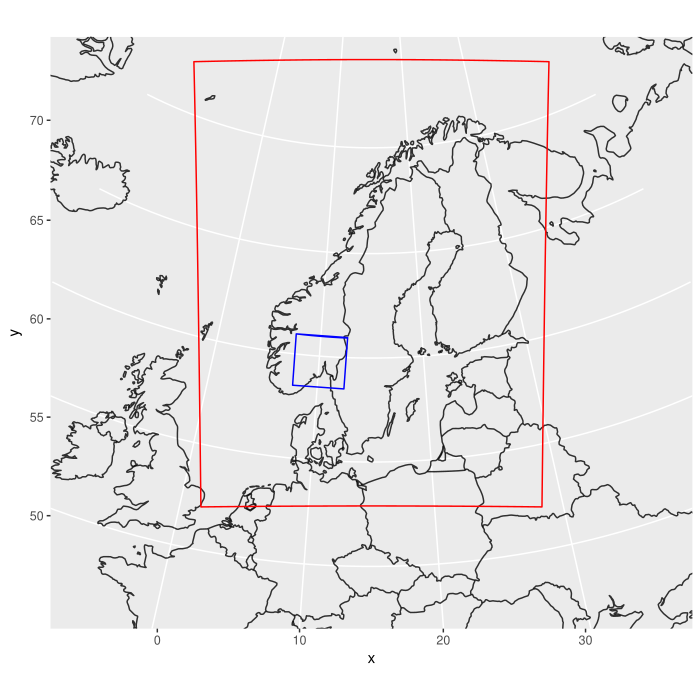

This chart was generated by the following R code:
library(ggplot2)
library(ggmap)
library(maps)
library(mapdata)
library(maptools)
gpclibPermit()
library(mapproj)
library(ncdf4)
library(fields)

### Forcing.nc ###
#
#  contains lon, lat, and zs (topography)
#

filename <- "../surfex_files//FORCING.nc"
ncid <- nc_open(filename)
lon  <- ncvar_get(ncid, ncid$var$LON)
lat  <- ncvar_get(ncid, ncid$var$LAT)
zs   <- ncvar_get(ncid, ncid$var$ZS)
nc_close(ncid)


### PGD.nc ###
# 
#  contains frac_nature (points which is assimilated
#59.950516, 10.803464
#

filename <- "../surfex_files//PGD_2D.nc"
ncid <- nc_open(filename)
frac_nature <- ncvar_get(ncid, ncid$var$FRAC_NATURE)
nx <- ncid$dim$xx$len
ny <- ncid$dim$yy$len
nc_close(ncid)

### PREP.nc ###

filename <- "../surfex_files//PREP_SODA.nc"
ncid <- nc_open(filename)
wwilt1 <- ncvar_get(ncid, ncid$var$WWILT1)
wfc1   <- ncvar_get(ncid, ncid$var$WFC1)
nc_close(ncid)

### AROME-METCOOP ###

filename <- "../surfex_files//AROME_MetCoOp_00_sfx.nc_20161010"
ncid <- nc_open(filename)
lon_arome <- ncvar_get(ncid, ncid$var$longitude)
lat_arome <- ncvar_get(ncid, ncid$var$latitude)
wg1_arome <- ncvar_get(ncid, ncid$var$WG1)
wgi1_arome <- ncvar_get(ncid, ncid$var$WGI1)
nc_close(ncid)


m######

#plotMap <- function(lon2d, lat2d, var, ...){
# Plot using ggplot2
#

#### OFFLINE GRID ####
  

  domBord <- c(1:nx, seq(nx, by=nx, length=ny), (nx*ny):(nx*ny-nx-1), rev(seq(1, by=nx,length=ny)))
#  group <- sort(rep(1:4,111))

  mydom <- data.frame(lon=lon[domBord],lat=lat[domBord])

######################

#### AROME GRID ######

  mx <- dim(lon_arome)[1]
  my <- dim(lat_arome)[2]
  lon_edge_arome <- c(lon_arome[1:mx,1], lon_arome[mx,1:my], lon_arome[mx:1,my], lon_arome[1,my:1])
  lat_edge_arome <- c(lat_arome[1:mx,1], lat_arome[mx,1:my], lat_arome[mx:1,my], lat_arome[1,my:1])

  aromedom <- data.frame(lon=lon_edge_arome, lat=lat_edge_arome)


######################

  # Get the map outlines
#  outlines <- as.data.frame(map("world", plot = FALSE, xlim = c(min(lon), max(lon)), ylim = c(min(lat), max(lat)))[c("x","y")])

  xlim <- c(min(lon_arome)+5,max(lon_arome)-5)
  ylim <- c(min(lat_arome)-5,max(lat_arome))

  outline  <- as.data.frame(map("world", plot=F)[c("x","y")])
  worldmap <-geom_path(aes(x, y), inherit.aes = FALSE,   data = outline, alpha = 0.8, show.legend = T)

  mydomain <- geom_polygon(data=mydom, aes(x=lon, y=lat), fill=NA, color="blue")
  
  aromeDom <- geom_polygon(data=aromedom, aes(x=lon,y=lat), fill=NA, color="red")

  projection <- coord_map(projection="lambert", lat0=57.5, lat1=57.5, orientation=c(90,0,15),
                          xlim=xlim, ylim=ylim)

  ggplot() + worldmap + mydomain + aromeDom + projection


  # The layer for the observed variable
  zsmap <- geom_point(aes(x=lon2d, y=lat2d, colour=var), data=dat, shape=15, size=10)

  # Prjoection
  projection <- coord_map(projection="lambert", lat0=57.5, lat1=57.5, orientation=c(90,0,10.1),
                          xlim=xlim, ylim=ylim)

  # Colour
  colors <- scale_colour_continuous(breaks=c(250,300,350))

  # Plot map
  ggplot() + zsmap + worldmap + projection #+ colors


outlines <- as.data.frame(map("world", plot = FALSE, xlim = c(min(lon), max(lon)), ylim = c(min(lat), max(lat)))[c("x","y")])
